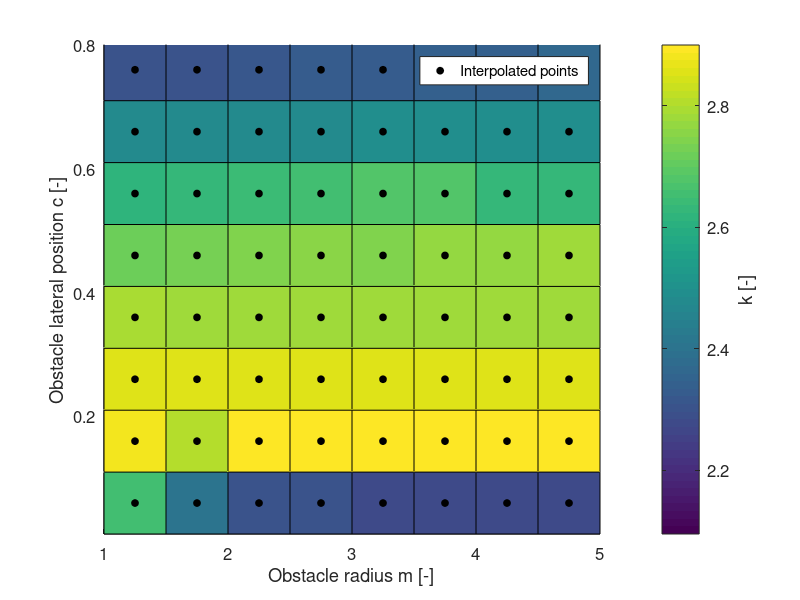
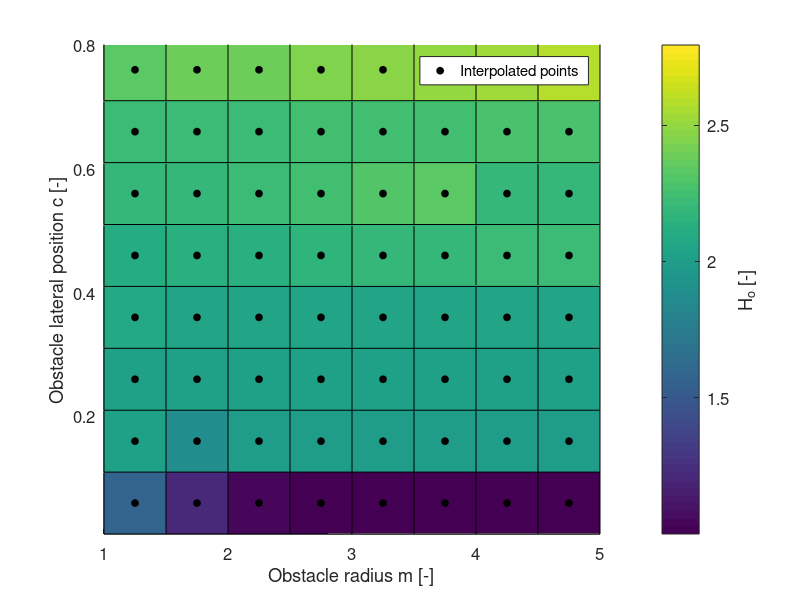
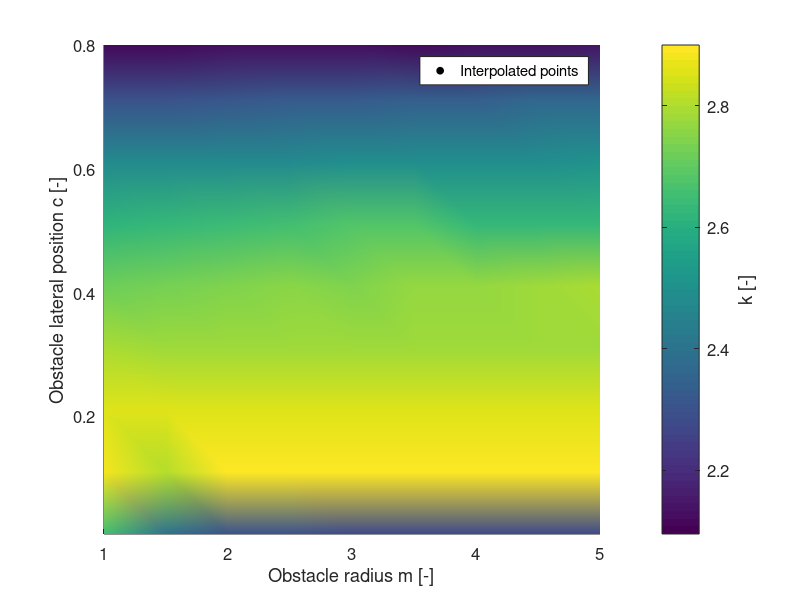
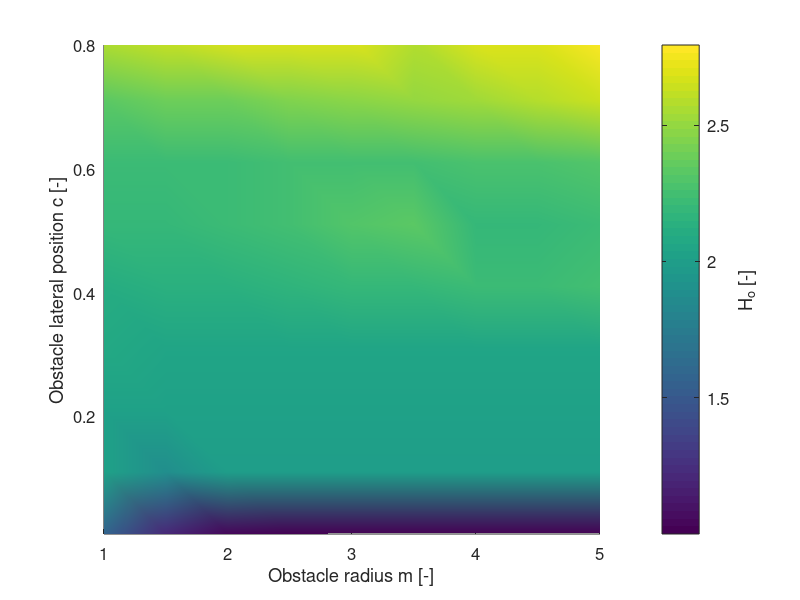

Reproduce these figures in MATLAB, in order. (Note: this script raises an error after producing the figures.)
%=========================================================================
% optimizedGVFLookupTable.m
%
%
% Script for optimized GVF decay radius multiplier k and circulathion Ho.
% Results from thesis work
%
%
%
%                               Method and code developed by: Garrett Clem
%==========================================================================


clc
clear
close all


%options
show_interp_points = true;
show_only_tables = true;
compare_interpolated_to_optimizer = true;


load('GoodEnoughTable.mat');

delc = (cs(2)-cs(1));
cs_prime = (cs(1)+delc/2):delc:(cs(end)-delc/2);

deln = (ns(2)-ns(1));
ns_prime = (ns(1)+deln/2):deln:(ns(end)-deln/2);



if show_interp_points
    figure
    p1 = surf(NS,CS,KS);
    hold on
    for i=1:length(ns_prime)
        for j=1:length(cs_prime)
            val = interpn(NS,CS,KS,ns_prime(i),cs_prime(j));
            ks_prime(i,j) = val;
            p2 =plot3(ns_prime(i),cs_prime(j),val*1.1,'ko','markerfacecolor','k','markersize',5);
        end
    end
    
    xlabel('Obstacle radius m [-]');
    ylabel('Obstacle lateral position c [-]');
    zlabel('k [-]');
    axis([1,5,0.01,0.8]);
    view([0,90]);
    
    h = colorbar;
    ylabel(h,'k [-]');
    legend(p2,{'Interpolated points'});
    set(gca,'fontsize',12);
    set(h,'fontsize',12);
    
    figure
    p1 = surf(NS,CS,HS);
    hold on
    
    for i=1:length(ns_prime)
        for j=1:length(cs_prime)
            val = interpn(NS,CS,HS,ns_prime(i),cs_prime(j));
            hs_prime(i,j) = val;
            p2 =plot3(ns_prime(i),cs_prime(j),val*1.1,'ko','markerfacecolor','k','markersize',5);
        end
    end
    
    xlabel('Obstacle radius m [-]');
    ylabel('Obstacle lateral position c [-]');
    zlabel('H_o [-]');
    axis([1,5,0.01,0.8]);
    view([0,90]);
    h = colorbar;
    ylabel(h,'H_o [-]');
    legend(p2,{'Interpolated points'});
    set(gca,'fontsize',12);
    set(h,'fontsize',12);
end

if show_only_tables
    figure
    surf(NS,CS,KS);

    xlabel('Obstacle radius m [-]');
    ylabel('Obstacle lateral position c [-]');
    zlabel('k [-]');
    axis([1,5,0.01,0.8]);
    view([0,90]);
    h = colorbar;
    ylabel(h,'k [-]');
    set(gca,'fontsize',12);
    set(h,'fontsize',12);
    legend(p2,{'Interpolated points'});
    shading interp
    
    figure
    surf(NS,CS,HS);
    set(gca,'fontsize',12);
    xlabel('Obstacle radius m [-]');
    ylabel('Obstacle lateral position c [-]');
    zlabel('H_o [-]');
    axis([1,5,0.01,0.8]);
    view([0,90]);
    h = colorbar;
    ylabel(h,'H_o [-]');
    set(gca,'fontsize',12);
    set(h,'fontsize',12);
    shading interp
    
end


if compare_interpolated_to_optimizer
    x0 = [2,2];
    A = [];
    b = [];
    Aeq = [];
    beq = [];
    lb = [2,2];
    ub = [4,6];
    
    for i=1:length(ns_prime)
        parfor j=1:length(cs_prime)
            
            obstR = ns_prime(i)*velocity/0.35;
            obstY = cs_prime(j)*obstR;
            
            xs = -100*ns_prime(i);
            xf = 125*ns_prime(i);
            plotFinal = false;
            
            Xs= [ks_prime(i,j),hs_prime(i,j)];
            tableCost(i,j) = GVF(Xs,velocity,dt,plotFinal,obstR,obstY,xs,ys,ns_prime(i),xf);
            
            options = optimoptions('fmincon','Display','none');
            options.DiffMinChange = 0.05;
            options.DiffMaxChange = 0.3;
            options.StepTolerance = 1e-7;
            
            fr = @(X) GVF(X,velocity,dt,plotFinal,obstR,obstY,xs,ys,ns_prime(i),xf);
            [Xsolved,costR] = fmincon(fr,x0,A,b,Aeq,beq,lb,ub,[],options);
            optimizerCost(i,j) = costR;
            
            NS_prime(i,j) = ns_prime(i);
            CS_prime(i,j) = cs_prime(j);
            
            diff_lookup_optimizer_cost(i,j) = abs(optimizerCost(i,j) - tableCost(i,j));
            
        end
        disp(strcat(num2str(i/length(cs_prime)*100),{' '}, '% complete'));
    end
    figure
    hold on
    pTable = surf(NS_prime,CS_prime,tableCost,'FaceColor','r');
    pOpt = surf(NS_prime,CS_prime,optimizerCost,'FaceColor','b','FaceAlpha',0.75);
    xlabel('Obstacle radius m [-]');
    ylabel('Obstacle lateral position c [-]');
    zlabel('cost [-]');
    set(gca,'fontsize',12);
    legend({'Cost from table interpolation','Cost from optimization'});
    grid on
    
    figure
    surf(NS_prime,CS_prime,diff_lookup_optimizer_cost)
    xlabel('Obstacle radius m [-]');
    ylabel('Obstacle lateral position c [-]');
    zlabel('cost difference [-]');
    
    
end










function GVFcost = GVF(X,velocity,dt,plotFinal,obstR,obstY,xs,ys,n,xf)


obstX = 0;

%Parameters to solve for

k = X(1)*1.02;

if obstY>0
    H = -X(2);
else
    H = X(2);
end


%Setup vector field
vf = vectorField();

%Goal Path
vf = vf.navf('line');
vf.avf{1}.angle = pi/2;
vf.NormSummedFields = true;
vf.avf{1}.H = velocity*n;
vf.avf{1}.normComponents = false;
vf.normAttractiveFields = false;


%Obstacle
vf = vf.nrvf('circ');
vf.rvf{1}.r = 0.01;
vf.rvf{1}.H = H;
vf.rvf{1}.G = -1;
vf.rvf{1}.y = obstY;

%Setup UAV initial position (x will be changed later)
heading = 0;
uav = UAV();
uav = uav.setup(xs,ys,velocity,heading,dt);

%UAV plot settings
uav.plotHeading = false;
uav.plotCmdHeading = false;
uav.plotUAV = false;
uav.plotUAVPath = true;
uav.plotFlightEnv = false;


%Set decay field strength based on gamma ratio
vf.rvf{1}.decayR = k*obstR;
vf.rvf{1} = vf.rvf{1}.modDecay('hyper');

%Cost function initially 0
cost = 0;

COST = [];
ERROR = [];

optPath = genOptPath(uav,obstR,0,obstY);
while uav.x<=xf
    
    range = sqrt((uav.x-vf.rvf{1}.x)^2+(uav.y-vf.rvf{1}.y)^2);
    
    [u,v]=vf.heading(uav.x,uav.y);
    heading_cmd = atan2(v,u);
    uav = uav.update_pos(heading_cmd);
    
    
    if uav.heading > deg2rad(175) && uav.heading <deg2rad(285)
        GVFcost = sum(COST);
        disp('trapped');
        return
    end
    
    [cost,error,location] = costANDerror(uav,obstR,obstX,obstY,optPath,dt);
    COST  = [COST;cost];
    ERROR = [ERROR;error];
    
    
end
GVFcost = sum(COST);
if plotFinal == true
    
    vf.NormSummedFields = true;
    vf =vf.xydomain(xs*(n+1),0,0,45);
    hold on
    
    cxs = obstR*cos(0:0.01:2.1*pi)+obstX;
    
    cys = obstR*sin(0:0.01:2.1*pi)+obstY;
    plotHeat = false;
    numericallyLocate = true;
    sing = locateSingularities(vf,plotHeat,numericallyLocate,obstR);
    
    
    [X,Y,U,V] = vf.sumFields();
    
    set(gca,'fontsize',12);
    p1 = quiver(X,Y,U,V);
    p2 = plot(cxs,cys,'linewidth',2);
    
    try
        p6 = plot(sing(:,1),sing(:,2),'ro','markersize',10,'markerfacecolor','r');
    catch
        warning('error plotting singularities');
    end
    p7 = plot([uav.xs(1),175*n],[uav.ys(1),0],'g','linewidth',4);
    p5 = plot(uav.xs,uav.ys,'k-','linewidth',2);
    p3 = plot(uav.xs(1),uav.ys(1),'db','markersize',10,'markerfacecolor','b');
    p4 = plot(uav.xs(end),uav.ys(end),'sr','markersize',10,'markerfacecolor','r');
    
    p8 = vf.rvf{1}.pltEqualStrength;
    optPath = genOptPath(uav,obstR+1,vf.rvf{1}.x,vf.rvf{1}.y);
    % p8 = plot(optPath(:,1),optPath(:,2),'b-.','linewidth',3);
    
    try
        h = legend([p1,p2,p3,p4,p5,p6,p7,p8],{'Guidance','Obstacle','UAV Start','UAV end','UAV Path','Singularity','Planned Path','Equal Strength'},'Location','best');
        h.Position=[0.745555557095342 0.250416670441627 0.159999996920427 0.15];
    catch
        warning('Error in plotting, may be due to no singularities');
    end
    axis equal
    axis([xs*(n+1),xf*(n+1),-(obstR)*(n+1),(obstR)*(n+1)]);
    
    str = strcat('m=',num2str(n),{'  '}, 'G=',num2str(-1),{'  '},'H=',num2str(sprintf('%0.1f',H)),{'  '},'k=',num2str(sprintf('%0.1f',k)),{'  '},'Cost=',num2str(sprintf('%0.0f',GVFcost)));
    title(str);
    xlabel('East [m]');
    ylabel('North [m]');
    
end




end

















